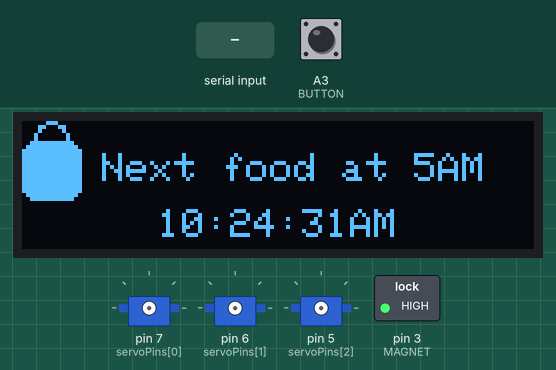
A sketch run on a simulated Teensy 3. On the bench: 128×32 one-colour display, 3 × servo, switched loads named in the sketch (green lamp = pin HIGH). The test bench sets the inputs (shaded band); at power-on: A3 (BUTTON) HIGH. The local clock reads 2024-03-15 10:24:30 at power-on unless the sketch sets it; EEPROM starts erased; what the sketch prints to the serial monitor is not drawn.

Above: at 1.2 s.
1.3 s: A3 (BUTTON) pulled LOW for 0.15 s
At 1.9 s:
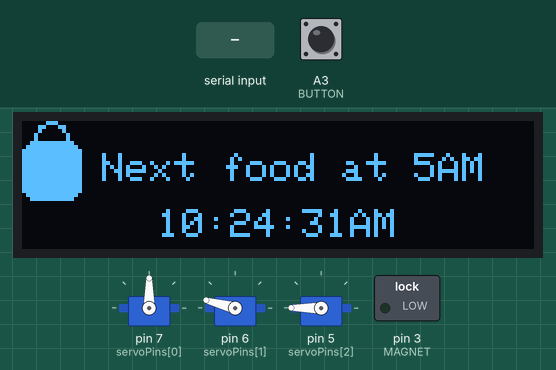
2.0 s: "t" received over Serial
5.0 s: A3 (BUTTON) pulled LOW for 3.2 s
At 9.3 s:
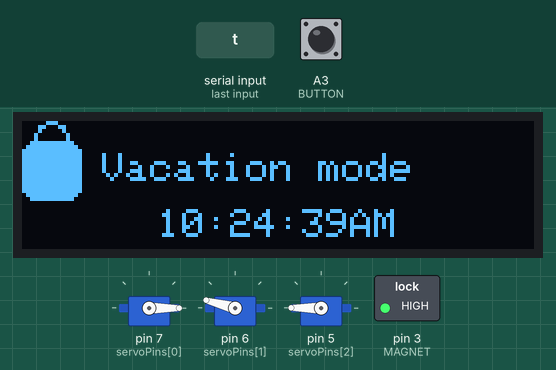
9.7 s: "e" received over Serial
At 11.8 s:
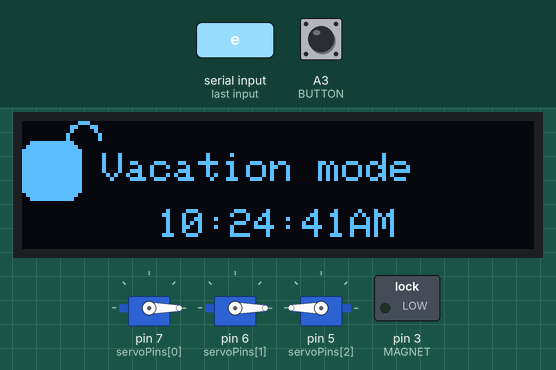
12.7 s: A3 (BUTTON) pulled LOW for 1 s
At 16.5 s:
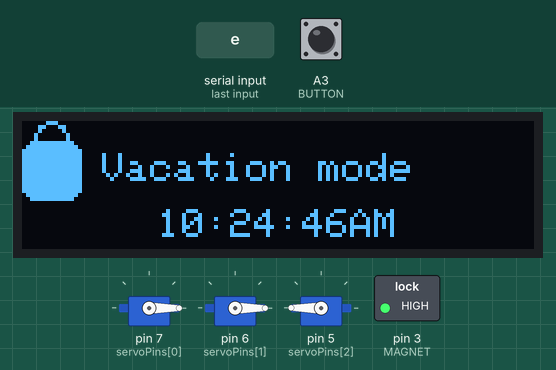
16.7 s: "w" received over Serial
At 20.5 s:
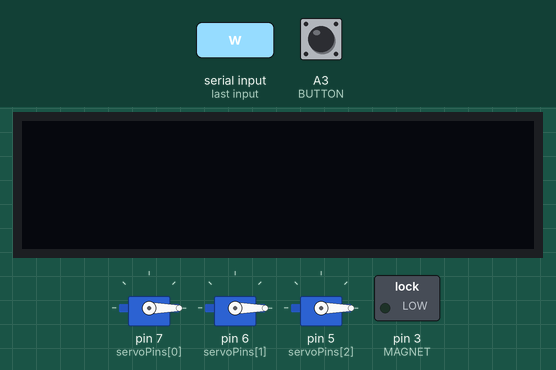
Timing chart, 0 to 20.7 s (numbered marks = the images above; inputs shaded):
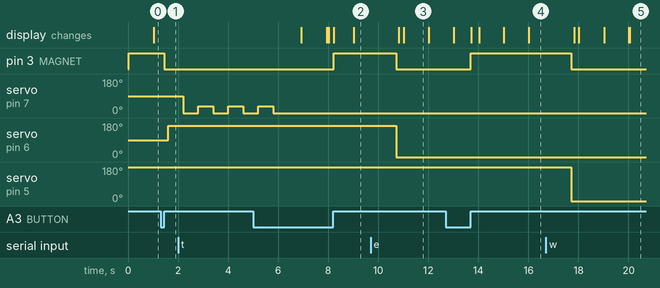

Measured:
- after the input at 1.3 s, pin 3 (MAGNET): HIGH → LOW after 0.16 s; servo on pin 6 (servoPins[1]): 90° → 165° after 0.31 s
- after the input at 5.0 s, pin 3 (MAGNET): LOW → HIGH after 3.2 s; the display: first differs from a run without the input after 3.2 s (image 2 shows a later state)
- after the input at 9.7 s, pin 3 (MAGNET): HIGH → LOW after 1.0 s; servo on pin 6 (servoPins[1]): 165° → 0° after 1.0 s; the display: first changes after 1.1 s (image 3 shows a later state)
- after the input at 12.7 s, pin 3 (MAGNET): LOW → HIGH after 1.0 s; the display: first differs from a run without the input after 1.0 s (image 4 shows a later state)
- after the input at 16.7 s, pin 3 (MAGNET): HIGH → LOW after 1.0 s; servo on pin 5 (servoPins[2]): 180° → 0° after 1.0 s; the display: first changes after 1.1 s (image 5 shows a later state)
- what the display in image 3 shows lasts 1.0 s, from 11.0 s to 12.0 s

The sketch:

TeensyCatFeeder.ino
```cpp
#include <EEPROM.h>
#include <TimeLib.h>
#include <Servo.h>
#include <Adafruit_GFX.h>
#include <Adafruit_SSD1306.h>
#include <Wire.h>
#include <EEPROM.h>

#define SCREEN_WIDTH  128 // pixels
#define SCREEN_HEIGHT  32
#define PRESS_TIME   1000 // milliseconds
#define BUTTON         17 // GPIO
#define MAGNET          3
#define SHOULDER        0 //array index
#define ELBOW           1
#define WRIST           2
#define TS_NONE         0
#define TS_WAKE         1
#define TS_HOUR         2
#define TS_MIN          3
#define DIM_SCREEN     20 //after 20 seconds

//default preferences
int servoTop         = 2500; //milliseconds
int servoBottom      = 1400;
int servoMiddle      = 1400;
int servoSide        =  500;
int servoElbowOffset =  250;
int jiggleTimes      =    3;
int wakeTime         =  500; //5AM, wake time of 0 means vacation mode, no feeding

struct Prefs {
  int servoTop;
  int servoBottom;
  int servoMiddle;
  int servoSide;
  int servoElbowOffset;
  int jiggleTimes;
  int wakeTime;
};
Prefs prefs;

Adafruit_SSD1306 display(SCREEN_WIDTH, SCREEN_HEIGHT, &Wire, -1, 1000000);
Servo shoulderServo;
Servo elbowServo;
Servo wristServo;
Servo servoMotor[] = {shoulderServo, elbowServo, wristServo};

int servoPins[]     = {7, 6, 5};
String servoNames[] = {"Shoulder", "Elbow", "Wrist"};
char lastTimeStr[128];
int cursorPos = 130; //just offscreen
int lastButtonState = LOW;
int thisButtonState;
int timeSetMode = TS_NONE;
unsigned long pressedTime  = 0;
unsigned long releasedTime = 0;
unsigned long sleepDisplayAt;
bool servosOn = false;
bool isPressing = false;
bool isLongDetected = false;
bool isLocked = false;
bool displayAwake = true;
bool doneForToday = false;

String inputChars = "olsewjtdcbp";
String outputNames[] = {"Open the lid",                            //o
                        "Lock or unlock magnet (1 or 0)",          //l
                        "Move shoulder to x",                      //s
                        "Move elbow to x",                         //e
                        "Move wrist to x",                         //w
                        "Save number of jiggles to x",             //j
                        "Save wake time as x (HHMM) - 0 = off",    //t
                        "Save clock date as x (YYYYMMDD))",        //d
                        "Save clock time as x (HHMM))",            //c
                        "Save as new open",                        //b
                        "Print all values"};                       //p

void processCommand(String cmd) {
  Serial.printf("Command received: %s\n", cmd.c_str());
  String key = cmd.substring(0,1);
  long valu = cmd.substring(1,cmd.length()-1).toInt();
  if (key.equals("o")) openLid();
  else if (key.equals("l")) toggleMagnet(valu);
  else if (key.equals("s")) moveServo(SHOULDER, valu);
  else if (key.equals("e")) moveServo(ELBOW, valu);
  else if (key.equals("w")) moveServo(WRIST, valu);
  else if (key.equals("j")) saveJiggleTimes(valu);
  else if (key.equals("t")) saveWakeTime(valu);
  else if (key.equals("d")) resetDateTo(valu);
  else if (key.equals("c")) resetTimeTo(valu);
  else if (key.equals("b")) saveNewOpenPosition();
  else if (key.equals("p")) printValues();
  else Serial.printf("Unrecognized input: no values will be changed\n");
}

void startDisplayDimmerTimer() {
  sleepDisplayAt = millis() + (DIM_SCREEN * 1000);
  displayAwake = true;
  Serial.printf("Now: %d, sleep set for: %d\n", millis(), sleepDisplayAt);
}

void resetDateTo(long valu) {
  String cmd = String(valu);
  int yr = cmd.substring(0,4).toInt();
  int mo = cmd.substring(4,6).toInt();
  int dd = cmd.substring(6,8).toInt();
  setTime(hour(),minute(),0,dd,mo,yr);
}

void resetTimeTo(long valu) {
  String cmd = String(valu);
  int hr = cmd.substring(0,2).toInt();
  int mn = cmd.substring(2,4).toInt();
  setTime(hr,mn,0,day(),month(),year());
//  Serial.printf("valu:%d yr:%d mo%d dd%d hr%d mn%d\n", valu, yr, mo, dd, hr, mn);
}

time_t getTeensy3Time() {
  return Teensy3Clock.get();
}

void toggleMagnet(int valu) {
  digitalWrite(MAGNET, valu);
  isLocked = valu;
  Serial.printf("Reset magnet to %d\n", isLocked);
}

bool isWakeupTime() {
  if (wakeTime == 0) return false;
  if ((hour() == getWakeHour()) && (minute() >= getWakeMin()) && (doneForToday == false)) {
    doneForToday = true;
    return true;
  }
  return false;
}

int getWakeHour() {
  return (wakeTime / 100);
}

int getWakeMin() {
  return (wakeTime % 100);
}

void advanceDigit() {
  if (timeSetMode == TS_HOUR) {
    int hr = hour() + 1;
    if (hr > 24) hr = 1;
    setTime(hr,minute(),0,day(),month(),year());
  } else if (timeSetMode == TS_MIN) {
    int mn = minute() + 1;
    if (mn > 59) mn = 0;
    setTime(hour(),mn,0,day(),month(),year());
  } else if (timeSetMode == TS_WAKE) {
    int wake = getWakeHour() + 1;
    if (wake > 24) wake = 0;
    saveWakeTime(wake*100);
  }
  Serial.printf("Advancing the setting under the cursor for time item %d.", timeSetMode);
}

void setup()  {
  Serial.begin(9600);
  loadPreferences(true);
  pinMode(BUTTON, INPUT_PULLUP);
  pinMode(MAGNET, OUTPUT);
  for (int i=0; i<3; i++) {
    pinMode(servoPins[i], OUTPUT);
    digitalWrite(servoPins[i], 0);
  }
  toggleMagnet(0);
  setSyncProvider(getTeensy3Time);
  display.begin(SSD1306_SWITCHCAPVCC, 0x3C);
  display.setTextSize(1);
  display.setTextColor(WHITE);
  printValues();
  startDisplayDimmerTimer();
}

void loop() {
  //see if it is time to open the arm
  if (isWakeupTime()) openLid();

  //advance to tomorrow, if an hour past since last feeding
  if (doneForToday && (hour() >= getWakeHour()+1)) doneForToday = false;

  //turn off display to avoid burn in
  if (millis() > sleepDisplayAt) displayAwake = false;

  //check button
  thisButtonState = digitalRead(BUTTON);
  if (lastButtonState == HIGH && thisButtonState == LOW) {        // button is pressed
    pressedTime = millis();
    isPressing = true;
    isLongDetected = false;
  } else if (lastButtonState == LOW && thisButtonState == HIGH) { // button is released
    isPressing = false;
    releasedTime = millis();
    long pressDuration = releasedTime - pressedTime;
    if (pressDuration < PRESS_TIME) {
      Serial.println("A short press is detected");
      if (!displayAwake) startDisplayDimmerTimer();
      else if (timeSetMode > TS_NONE) advanceDigit();
      else if (isLocked) openLid();
      else toggleMagnet(1);
    }
  }
  if (isPressing == true && isLongDetected == false) {
    long pressDuration = millis() - pressedTime;
    if (pressDuration > PRESS_TIME) {
      Serial.println("A long press is detected");
      isLongDetected = true;
      if (timeSetMode == TS_WAKE) {
        timeSetMode = TS_NONE;
      } else {
        timeSetMode++;
      }
      Serial.printf("Switching to time set mode %d.\n", timeSetMode);
    }
  }
  lastButtonState = thisButtonState;

  //drive display
  display.clearDisplay();
  drawLock();
  drawWake();
  drawTime();
  display.display();

  //manual testing
  if (Serial.available() > 0) processCommand(Serial.readString());

}
```

DrawDisplay.ino
```cpp
void drawLock() {
  if (!displayAwake) return;
  display.fillRoundRect(0, 5, 15, 15, 3, WHITE);
  if (isLocked) {
    display.drawCircle(7, 4, 4, WHITE);
  } else {
    display.drawCircle(15, 4, 4, WHITE);
    display.fillRect(15, 5, 6, 10, BLACK);
  }
}

void drawWake() {
  if (!displayAwake) return;
  display.setTextColor(WHITE);
  display.setCursor(20, 8);
  if (wakeTime == 0) {
    display.print("Vacation mode");
  } else {
    display.print("Next food at ");
    if (timeSetMode == TS_WAKE) display.setTextColor((second() % 2) ? BLACK : WHITE);
    int wake = getWakeHour();
    if (wake > 12) {
      wake -= 12;
      display.print(wake);
      display.print("PM");
    } else {
      display.print(wake);
      display.print("AM");
    }
  }
}

void drawTime() {
  if (!displayAwake) return;
  display.setTextColor(WHITE);
  char timeStr[128];
  sprintf(timeStr, "%2d:%02d:%02d%sM", hourFormat12(), minute(), second(), (isAM() ? "A" : "P"));
  int16_t  x1, y1;
  uint16_t w, h;
  if (strcmp(lastTimeStr, timeStr) == 0) return;
  display.getTextBounds(timeStr, 0, 0, &x1, &y1, &w, &h);
  display.setCursor((128-w)/2, 22);
  if (timeSetMode == TS_HOUR) display.setTextColor((second() % 2) ? BLACK : WHITE);
  display.print(hourFormat12());
  display.setTextColor(WHITE);
  display.print(":");
  if (timeSetMode == TS_MIN) display.setTextColor((second() % 2) ? BLACK : WHITE);
  if (minute()<10) display.print(0);
  display.print(minute());
  display.setTextColor(WHITE);
  display.print(":");
  if (second()<10) display.print(0);
  display.print(second());
  if (timeSetMode == TS_HOUR) display.setTextColor((second() % 2) ? BLACK : WHITE);
  display.print((isAM() ? "AM" : "PM"));
  //display.print(timeStr);
}
```

SavingPrefs.ino
```cpp
void loadPreferences(bool prefsExist) {
  EEPROM.get(0, prefs);
  if (prefs.servoTop <= 0) {
    Serial.printf("Detected 0 for servo top...\n");
    prefsExist = false;
  }
  if (!prefsExist) writeCurrentValsToPrefs();
  servoTop         = prefs.servoTop;
  servoBottom      = prefs.servoBottom;
  servoMiddle      = prefs.servoMiddle;
  servoSide        = prefs.servoSide;
  servoElbowOffset = prefs.servoElbowOffset;
  jiggleTimes      = prefs.jiggleTimes;
  wakeTime         = prefs.wakeTime;
}

void writeCurrentValsToPrefs() {
  Serial.println("Rewriting default values");
  prefs.servoTop         = servoTop;
  prefs.servoBottom      = servoBottom;
  prefs.servoMiddle      = servoMiddle;
  prefs.servoSide        = servoSide;
  prefs.servoElbowOffset = servoElbowOffset;
  prefs.jiggleTimes      = jiggleTimes;
  prefs.wakeTime         = wakeTime;
  EEPROM.put(0, prefs);
}

void printValues() {
  Serial.println();
  Serial.println("Code based on https://github.com/willipe53/TeensyCatFeeder");
  Serial.printf("Servos on:%d\n", servosOn);
  Serial.printf("Time set mode:%d {TS_NONE, TS_HOUR, TS_MIN, TS_WAKE}\n", timeSetMode);
  Serial.printf("Is locked:%d\n", isLocked);
  Serial.printf("Display awake:%d\n", displayAwake);
  Serial.printf("Display will sleep at:%d (%dms from now=%d)\n", sleepDisplayAt, sleepDisplayAt-millis(), millis());
  Serial.printf("Done for today:%d\n", doneForToday);
  Serial.printf("Top (Wrist): %d\n", servoTop);
  Serial.printf("Bottom (Wrist): %d\n", servoBottom);
  Serial.printf("Middle (Shoulder): %d\n", servoMiddle);
  Serial.printf("Side (Shoulder): %d\n", servoSide);
  Serial.printf("Elbow Offset (Wrist - Elbow): %d\n", servoElbowOffset);
  Serial.printf("Wake time: %d (%02d:%02d)\n", wakeTime, getWakeHour(), getWakeMin());
  Serial.printf("Current time: %04d%02d%02d%02d%02d\n", year(), month(), day(), hour(), minute());
  Serial.printf("Number of jiggles: %d\n", jiggleTimes);
  Serial.println();
  Serial.println("Available serial commands:");
  for (unsigned int i=0; i<inputChars.length(); i++) {
    String key = inputChars.substring(i,i+1);
    Serial.printf("  %s - %s\n", key.c_str(), outputNames[i].c_str());
  }
}

void saveJiggleTimes(int valu) {
  jiggleTimes = valu;
  writeCurrentValsToPrefs();
}

void saveWakeTime(int valu) {
  wakeTime = valu;
  writeCurrentValsToPrefs();
}

void saveNewOpenPosition() {
  servoTop = servoMotor[WRIST].readMicroseconds();
  servoSide = servoMotor[SHOULDER].readMicroseconds();
  servoElbowOffset = servoMotor[WRIST].readMicroseconds() - servoMotor[ELBOW].readMicroseconds();
  writeCurrentValsToPrefs();
}
```

ServoControl.ino
```cpp
void openLid() {
  Serial.printf("Opening lid\n");
  toggleMagnet(0);
  delay(50);
  moveElbowWrist(servoTop);
  jiggleShoulder();
  killServos();
}

void jiggleShoulder() {
  Serial.printf("Jiggling shoulder\n");
  delay(500);
  for (int i=0; i<jiggleTimes; i++) {
    moveServo(SHOULDER, servoSide);
    delay(500);
    moveServo(SHOULDER, servoSide+400);
    delay(500);
  }
  moveServo(SHOULDER, servoSide);
  delay(500);
}

void moveElbowWrist(int valu) {
  moveServo(WRIST, valu);
  moveServo(ELBOW, valu - servoElbowOffset);
}

void killServos() {
  delay(500);
  for (int i=0; i<3; i++) {
    servoMotor[i].detach();
  }
  servosOn = false;
}

void initServos() {
  for (int i=0; i<3; i++) {
    servoMotor[i].attach(servoPins[i]);
  }
  servosOn = true;
}

void moveServo(int idx, int valu) {
  toggleMagnet(0);
  if (!(servosOn)) initServos();
  servoMotor[idx].writeMicroseconds(valu);
  delay(100);
  int currMS = servoMotor[idx].readMicroseconds();
  Serial.printf("Requested %dms for %s (idx %d, pin %d). Servo reading %dms\n",
                valu, servoNames[idx], idx, servoPins[idx], currMS);
}
```
